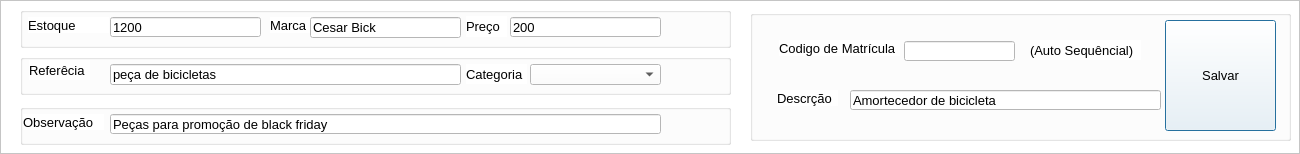
           <widget class="QFrame" name="frame_10">
            <property name="geometry">
             <rect>
              <x>10</x>
              <y>170</y>
              <width>1300</width>
              <height>154</height>
             </rect>
            </property>
            <property name="styleSheet">
             <string notr="true">background-color: rgb(255, 255, 255);</string>
            </property>
            <property name="frameShape">
             <enum>QFrame::StyledPanel</enum>
            </property>
            <property name="frameShadow">
             <enum>QFrame::Raised</enum>
            </property>
            <widget class="QGroupBox" name="groupBox_3">
             <property name="geometry">
              <rect>
               <x>20</x>
               <y>7</y>
               <width>711</width>
               <height>41</height>
              </rect>
             </property>
             <property name="title">
              <string/>
             </property>
             <widget class="QLineEdit" name="preco">
              <property name="geometry">
               <rect>
                <x>490</x>
                <y>10</y>
                <width>151</width>
                <height>20</height>
               </rect>
              </property>
              <property name="font">
               <font>
                <pointsize>10</pointsize>
               </font>
              </property>
              <property name="styleSheet">
               <string notr="true">background-color: rgb(255, 255, 255);</string>
              </property>
              <property name="text">
               <string>200</string>
              </property>
             </widget>
             <widget class="QLabel" name="label_57">
              <property name="geometry">
               <rect>
                <x>250</x>
                <y>10</y>
                <width>41</width>
                <height>16</height>
               </rect>
              </property>
              <property name="font">
               <font>
                <family>Arial</family>
                <pointsize>10</pointsize>
               </font>
              </property>
              <property name="text">
               <string>Marca</string>
              </property>
             </widget>
             <widget class="QLineEdit" name="estoque">
              <property name="geometry">
               <rect>
                <x>90</x>
                <y>10</y>
                <width>151</width>
                <height>20</height>
               </rect>
              </property>
              <property name="font">
               <font>
                <pointsize>10</pointsize>
               </font>
              </property>
              <property name="styleSheet">
               <string notr="true">background-color: rgb(255, 255, 255);</string>
              </property>
              <property name="text">
               <string>1200</string>
              </property>
             </widget>
             <widget class="QLineEdit" name="marca">
              <property name="geometry">
               <rect>
                <x>290</x>
                <y>10</y>
                <width>151</width>
                <height>21</height>
               </rect>
              </property>
              <property name="font">
               <font>
                <pointsize>10</pointsize>
               </font>
              </property>
              <property name="styleSheet">
               <string notr="true">background-color: rgb(255, 255, 255);</string>
              </property>
              <property name="text">
               <string>Cesar Bick</string>
              </property>
             </widget>
             <widget class="QLabel" name="label_79">
              <property name="geometry">
               <rect>
                <x>8</x>
                <y>10</y>
                <width>81</width>
                <height>16</height>
               </rect>
              </property>
              <property name="font">
               <font>
                <family>Arial</family>
                <pointsize>10</pointsize>
               </font>
              </property>
              <property name="text">
               <string>Estoque</string>
              </property>
             </widget>
             <widget class="QLabel" name="label_58">
              <property name="geometry">
               <rect>
                <x>446</x>
                <y>9</y>
                <width>41</width>
                <height>21</height>
               </rect>
              </property>
              <property name="font">
               <font>
                <family>Arial</family>
                <pointsize>10</pointsize>
               </font>
              </property>
              <property name="text">
               <string>Preço</string>
              </property>
             </widget>
            </widget>
            <widget class="QGroupBox" name="groupBox_5">
             <property name="geometry">
              <rect>
               <x>20</x>
               <y>54</y>
               <width>711</width>
               <height>41</height>
              </rect>
             </property>
             <property name="title">
              <string/>
             </property>
             <widget class="QComboBox" name="categotiaproduto">
              <property name="geometry">
               <rect>
                <x>510</x>
                <y>10</y>
                <width>131</width>
                <height>21</height>
               </rect>
              </property>
              <property name="cursor">
               <cursorShape>PointingHandCursor</cursorShape>
              </property>
              <property name="styleSheet">
               <string notr="true">background-color: rgb(255, 255, 255);
color: rgb(0, 0, 0);</string>
              </property>
             </widget>
             <widget class="QLabel" name="label_60">
              <property name="geometry">
               <rect>
                <x>446</x>
                <y>10</y>
                <width>61</width>
                <height>20</height>
               </rect>
              </property>
              <property name="font">
               <font>
                <family>Arial</family>
                <pointsize>10</pointsize>
               </font>
              </property>
              <property name="text">
               <string>Categoria</string>
              </property>
             </widget>
             <widget class="QLabel" name="label_49">
              <property name="geometry">
               <rect>
                <x>9</x>
                <y>6</y>
                <width>61</width>
                <height>20</height>
               </rect>
              </property>
              <property name="font">
               <font>
                <family>Arial</family>
                <pointsize>10</pointsize>
               </font>
              </property>
              <property name="text">
               <string>Referêcia</string>
              </property>
             </widget>
             <widget class="QLineEdit" name="referencia">
              <property name="geometry">
               <rect>
                <x>90</x>
                <y>10</y>
                <width>351</width>
                <height>21</height>
               </rect>
              </property>
              <property name="font">
               <font>
                <pointsize>10</pointsize>
               </font>
              </property>
              <property name="styleSheet">
               <string notr="true">background-color: rgb(255, 255, 255);</string>
              </property>
              <property name="text">
               <string>peça de bicicletas</string>
              </property>
             </widget>
            </widget>
            <widget class="QGroupBox" name="groupBox_14">
             <property name="geometry">
              <rect>
               <x>20</x>
               <y>104</y>
               <width>711</width>
               <height>41</height>
              </rect>
             </property>
             <property name="title">
              <string/>
             </property>
             <widget class="QLineEdit" name="observacao">
              <property name="geometry">
               <rect>
                <x>90</x>
                <y>10</y>
                <width>551</width>
                <height>20</height>
               </rect>
              </property>
              <property name="font">
               <font>
                <pointsize>10</pointsize>
               </font>
              </property>
              <property name="styleSheet">
               <string notr="true">background-color: rgb(255, 255, 255);</string>
              </property>
              <property name="text">
               <string>Peças para promoção de black friday</string>
              </property>
             </widget>
             <widget class="QLabel" name="label_54">
              <property name="geometry">
               <rect>
                <x>3</x>
                <y>10</y>
                <width>81</width>
                <height>16</height>
               </rect>
              </property>
              <property name="font">
               <font>
                <family>Arial</family>
                <pointsize>10</pointsize>
               </font>
              </property>
              <property name="text">
               <string>Observação</string>
              </property>
             </widget>
            </widget>
            <widget class="QGroupBox" name="groupBox_2">
             <property name="geometry">
              <rect>
               <x>750</x>
               <y>10</y>
               <width>541</width>
               <height>131</height>
              </rect>
             </property>
             <property name="title">
              <string/>
             </property>
             <widget class="QLabel" name="label_38">
              <property name="geometry">
               <rect>
                <x>280</x>
                <y>30</y>
                <width>111</width>
                <height>20</height>
               </rect>
              </property>
              <property name="font">
               <font>
                <family>Arial</family>
                <pointsize>10</pointsize>
               </font>
              </property>
              <property name="styleSheet">
               <string notr="true">color: rgb(0, 0, 0);</string>
              </property>
              <property name="text">
               <string>(Auto Sequêncial)</string>
              </property>
             </widget>
             <widget class="QLineEdit" name="codMatricula_2">
              <property name="enabled">
               <bool>false</bool>
              </property>
              <property name="geometry">
               <rect>
                <x>154</x>
                <y>31</y>
                <width>111</width>
                <height>20</height>
               </rect>
              </property>
              <property name="toolTip">
               <string>Auto Sequêncial</string>
              </property>
              <property name="styleSheet">
               <string notr="true">background-color: rgb(255, 255, 255);</string>
              </property>
             </widget>
             <widget class="QLabel" name="label_9">
              <property name="geometry">
               <rect>
                <x>29</x>
                <y>30</y>
                <width>121</width>
                <height>16</height>
               </rect>
              </property>
              <property name="font">
               <font>
                <family>Arial</family>
                <pointsize>10</pointsize>
               </font>
              </property>
              <property name="text">
               <string>Codigo de Matrícula</string>
              </property>
             </widget>
             <widget class="QLabel" name="label_20">
              <property name="geometry">
               <rect>
                <x>27</x>
                <y>80</y>
                <width>61</width>
                <height>16</height>
               </rect>
              </property>
              <property name="font">
               <font>
                <family>Arial</family>
                <pointsize>10</pointsize>
               </font>
              </property>
              <property name="text">
               <string>Descrção</string>
              </property>
             </widget>
             <widget class="QLineEdit" name="descricao">
              <property name="geometry">
               <rect>
                <x>100</x>
                <y>80</y>
                <width>311</width>
                <height>20</height>
               </rect>
              </property>
              <property name="font">
               <font>
                <family>Arial</family>
                <pointsize>10</pointsize>
               </font>
              </property>
              <property name="styleSheet">
               <string notr="true">background-color: rgb(255, 255, 255);</string>
              </property>
              <property name="text">
               <string>Amortecedor de bicicleta</string>
              </property>
             </widget>
             <widget class="QPushButton" name="realizarVendas_2">
              <property name="geometry">
               <rect>
                <x>415</x>
                <y>10</y>
                <width>111</width>
                <height>111</height>
               </rect>
              </property>
              <property name="font">
               <font>
                <pointsize>10</pointsize>
                <weight>50</weight>
                <bold>false</bold>
               </font>
              </property>
              <property name="cursor">
               <cursorShape>PointingHandCursor</cursorShape>
              </property>
              <property name="focusPolicy">
               <enum>Qt::NoFocus</enum>
              </property>
              <property name="toolTip">
               <string>Cadastrar novo produto</string>
              </property>
              <property name="styleSheet">
               <string notr="true"/>
              </property>
              <property name="text">
               <string>Salvar</string>
              </property>
              <property name="icon">
               <iconset>
                <normaloff>../Imagens/cadastro.png</normaloff>../Imagens/cadastro.png</iconset>
              </property>
              <property name="iconSize">
               <size>
                <width>24</width>
                <height>77</height>
               </size>
              </property>
              <property name="checkable">
               <bool>false</bool>
              </property>
              <property name="autoDefault">
               <bool>true</bool>
              </property>
              <property name="default">
               <bool>true</bool>
              </property>
              <property name="flat">
               <bool>false</bool>
              </property>
             </widget>
            </widget>
           </widget>
